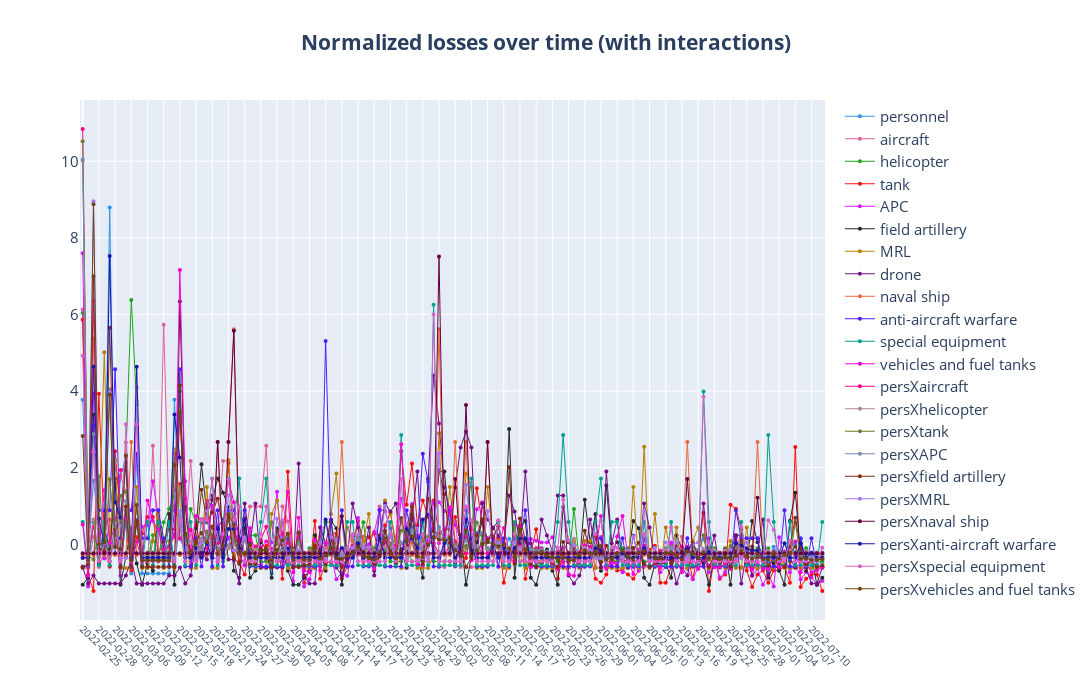

Notebook code for this chart:
### Code cell
fig = go.Figure()
fig.update_layout(autosize=True, 
                  width=1500, 
                  height=700,
                  #xaxis = dict(),
                  title_text='<b>Normalized losses over time (with interactions)</b>', 
                  title_x=0.5,
                  font_size = 15,
                  xaxis = dict(range=[-0.5,d4th.shape[0]-0.5],
                               ticktext = d5th['date'][::3],
                               tickvals = list(range(0,len(d5th['date'])))[::3],
                               tickangle = 45,
                               tickmode = 'array',
                               tickfont=dict(size=10)
                               )
                 )
for i,feature in enumerate(d4th):
        fig.add_trace(go.Scatter(x=d4th.index, y=d4th[feature],
                                 mode='lines+markers',
                                 name=feature,
                                 line_color = px.colors.qualitative.Dark24[i],
                                 line_width = 1,
                                 marker_size = 4,
                                 text = d5th['date'][i]
                                ))
fig.show()

### Figure 1 — Plotly figure (JSON) as saved in the notebook; plotly's stock layout.template omitted (floating-point values rounded to 4 significant figures; data arrays with more than 128 entries replaced by an {"elided": "..."} marker saying what was removed)
{"data": [{"line": {"color": "#2E91E5", "width": 1}, "marker": {"size": 4}, "mode": "lines+markers", "name": "personnel", "text": "2022-02-25", "type": "scatter", "x": {"elided": "138 int values"}, "y": {"elided": "138 float values"}}, {"line": {"color": "#E15F99", "width": 1}, "marker": {"size": 4}, "mode": "lines+markers", "name": "aircraft", "text": "2022-02-26", "type": "scatter", "x": {"elided": "138 int values"}, "y": {"elided": "138 float values"}}, {"line": {"color": "#1CA71C", "width": 1}, "marker": {"size": 4}, "mode": "lines+markers", "name": "helicopter", "text": "2022-02-27", "type": "scatter", "x": {"elided": "138 int values"}, "y": {"elided": "138 float values"}}, {"line": {"color": "#FB0D0D", "width": 1}, "marker": {"size": 4}, "mode": "lines+markers", "name": "tank", "text": "2022-02-28", "type": "scatter", "x": {"elided": "138 int values"}, "y": {"elided": "138 float values"}}, {"line": {"color": "#DA16FF", "width": 1}, "marker": {"size": 4}, "mode": "lines+markers", "name": "APC", "text": "2022-03-01", "type": "scatter", "x": {"elided": "138 int values"}, "y": {"elided": "138 float values"}}, {"line": {"color": "#222A2A", "width": 1}, "marker": {"size": 4}, "mode": "lines+markers", "name": "field artillery", "text": "2022-03-02", "type": "scatter", "x": {"elided": "138 int values"}, "y": {"elided": "138 float values"}}, {"line": {"color": "#B68100", "width": 1}, "marker": {"size": 4}, "mode": "lines+markers", "name": "MRL", "text": "2022-03-03", "type": "scatter", "x": {"elided": "138 int values"}, "y": {"elided": "138 float values"}}, {"line": {"color": "#750D86", "width": 1}, "marker": {"size": 4}, "mode": "lines+markers", "name": "drone", "text": "2022-03-04", "type": "scatter", "x": {"elided": "138 int values"}, "y": {"elided": "138 float values"}}, {"line": {"color": "#EB663B", "width": 1}, "marker": {"size": 4}, "mode": "lines+markers", "name": "naval ship", "text": "2022-03-05", "type": "scatter", "x": {"elided": "138 int values"}, "y": {"elided": "138 float values"}}, {"line": {"color": "#511CFB", "width": 1}, "marker": {"size": 4}, "mode": "lines+markers", "name": "anti-aircraft warfare", "text": "2022-03-06", "type": "scatter", "x": {"elided": "138 int values"}, "y": {"elided": "138 float values"}}, {"line": {"color": "#00A08B", "width": 1}, "marker": {"size": 4}, "mode": "lines+markers", "name": "special equipment", "text": "2022-03-07", "type": "scatter", "x": {"elided": "138 int values"}, "y": {"elided": "138 float values"}}, {"line": {"color": "#FB00D1", "width": 1}, "marker": {"size": 4}, "mode": "lines+markers", "name": "vehicles and fuel tanks", "text": "2022-03-08", "type": "scatter", "x": {"elided": "138 int values"}, "y": {"elided": "138 float values"}}, {"line": {"color": "#FC0080", "width": 1}, "marker": {"size": 4}, "mode": "lines+markers", "name": "persXaircraft", "text": "2022-03-09", "type": "scatter", "x": {"elided": "138 int values"}, "y": {"elided": "138 float values"}}, {"line": {"color": "#B2828D", "width": 1}, "marker": {"size": 4}, "mode": "lines+markers", "name": "persXhelicopter", "text": "2022-03-10", "type": "scatter", "x": {"elided": "138 int values"}, "y": {"elided": "138 float values"}}, {"line": {"color": "#6C7C32", "width": 1}, "marker": {"size": 4}, "mode": "lines+markers", "name": "persXtank", "text": "2022-03-11", "type": "scatter", "x": {"elided": "138 int values"}, "y": {"elided": "138 float values"}}, {"line": {"color": "#778AAE", "width": 1}, "marker": {"size": 4}, "mode": "lines+markers", "name": "persXAPC", "text": "2022-03-12", "type": "scatter", "x": {"elided": "138 int values"}, "y": {"elided": "138 float values"}}, {"line": {"color": "#862A16", "width": 1}, "marker": {"size": 4}, "mode": "lines+markers", "name": "persXfield artillery", "text": "2022-03-13", "type": "scatter", "x": {"elided": "138 int values"}, "y": {"elided": "138 float values"}}, {"line": {"color": "#A777F1", "width": 1}, "marker": {"size": 4}, "mode": "lines+markers", "name": "persXMRL", "text": "2022-03-14", "type": "scatter", "x": {"elided": "138 int values"}, "y": {"elided": "138 float values"}}, {"line": {"color": "#620042", "width": 1}, "marker": {"size": 4}, "mode": "lines+markers", "name": "persXnaval ship", "text": "2022-03-15", "type": "scatter", "x": {"elided": "138 int values"}, "y": {"elided": "138 float values"}}, {"line": {"color": "#1616A7", "width": 1}, "marker": {"size": 4}, "mode": "lines+markers", "name": "persXanti-aircraft warfare", "text": "2022-03-16", "type": "scatter", "x": {"elided": "138 int values"}, "y": {"elided": "138 float values"}}, {"line": {"color": "#DA60CA", "width": 1}, "marker": {"size": 4}, "mode": "lines+markers", "name": "persXspecial equipment", "text": "2022-03-17", "type": "scatter", "x": {"elided": "138 int values"}, "y": {"elided": "138 float values"}}, {"line": {"color": "#6C4516", "width": 1}, "marker": {"size": 4}, "mode": "lines+markers", "name": "persXvehicles and fuel tanks", "text": "2022-03-18", "type": "scatter", "x": {"elided": "138 int values"}, "y": {"elided": "138 float values"}}], "layout": {"autosize": true, "font": {"size": 15}, "height": 700, "title": {"text": "<b>Normalized losses over time (with interactions)</b>", "x": 0.5}, "width": 1500, "xaxis": {"range": [-0.5, 137.5], "tickangle": 45, "tickfont": {"size": 10}, "tickmode": "array", "ticktext": ["2022-02-25", "2022-02-28", "2022-03-03", "2022-03-06", "2022-03-09", "2022-03-12", "2022-03-15", "2022-03-18", "2022-03-21", "2022-03-24", "2022-03-27", "2022-03-30", "2022-04-02", "2022-04-05", "2022-04-08", "2022-04-11", "2022-04-14", "2022-04-17", "2022-04-20", "2022-04-23", "2022-04-26", "2022-04-29", "2022-05-02", "2022-05-05", "2022-05-08", "2022-05-11", "2022-05-14", "2022-05-17", "2022-05-20", "2022-05-23", "2022-05-26", "2022-05-29", "2022-06-01", "2022-06-04", "2022-06-07", "2022-06-10", "2022-06-13", "2022-06-16", "2022-06-19", "2022-06-22", "2022-06-25", "2022-06-28", "2022-07-01", "2022-07-04", "2022-07-07", "2022-07-10", "2022-07-13"], "tickvals": [0, 3, 6, 9, 12, 15, 18, 21, 24, 27, 30, 33, 36, 39, 42, 45, 48, 51, 54, 57, 60, 63, 66, 69, 72, 75, 78, 81, 84, 87, 90, 93, 96, 99, 102, 105, 108, 111, 114, 117, 120, 123, 126, 129, 132, 135, 138]}}}
